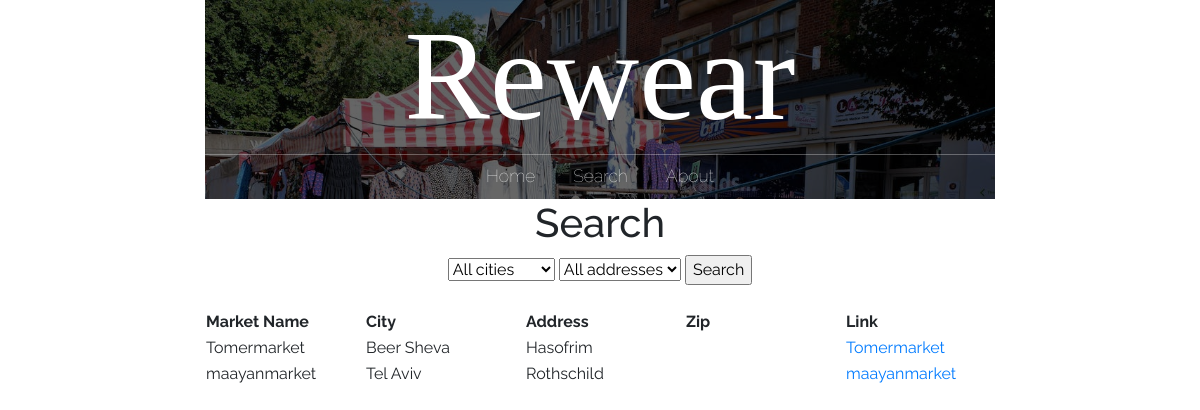
The page /search_page/ on the database its author committed.
### main/models.py (models this page shows, shortened)
class market(models.Model):
    id = models.AutoField(primary_key=True)
    name = models.CharField(max_length=200)
    city = models.CharField(max_length=200)
    address = models.CharField(max_length=200)
    facebook = models.CharField(max_length=200, default='')
    description = models.CharField(max_length=200, default='')
    google_location = models.CharField(max_length=200, default='')
    market_manager = models.CharField(max_length=200, default='')
    date = models.CharField(max_length=200, default='')
    status = models.CharField(max_length=200, default='')
    rating = models.CharField(max_length=200, default='')
    shirt = models.IntegerField(default=0)
    pants = models.IntegerField(default=0)
    shoes = models.IntegerField(default=0)
    hat = models.IntegerField(default=0)
    gloves = models.IntegerField(default=0)
    scarf = models.IntegerField(default=0)
    jacket = models.IntegerField(default=0)
    other = models.IntegerField(default=0)

### main/views.py (the view)
# urls.py: path("search_page/", views.search_page, name="search"),
def search_page(response):
    markets = market.objects.all()
    return render(response, "main/search.html", {'markets': markets, 'search': markets})

### main/templates/main/search.html (shortened to what this page needs)
{% extends 'main/base.html' %}
{% load crispy_forms_tags %}
{% block content %}
<center><h1>Search</h1>
<form method="post" action='/search/'>
	<select name="city" id="city-select" onchange="updateAddressOptions()">
		<option value="All">All cities</option>
	</select>
	<select name="address" id="address-select" onchange="updateCityOptions()">
		<option value="All">All addresses</option>
	</select>
	<input type="submit" value="Search">
</form>
<br />
		<table>
			<tr>
				<th>
					Market Name
				</th>
				<th>
					City
				</th>
				<th>
					Address
				</th>
				<th>
					Zip
				</th>
				<th>
					Link
				</th>
			{% for market in search %}
			<tr>
				<td>
					{{market.name}}
				</td>
				<td>
					{{market.city}}
				</td>
				<td>
					{{market.address}}
				</td>
				<td>
				</td>
				<td>
					<a href="/market_page/{{market.id}}/">{{market.name}}</a>
				</td>
			</tr>
			{% endfor %}
		</table>
</center>
{% endblock %}

### static/css/styles.css (style rules this page uses)
* { box-sizing: border-box; font-family: Raleway; }
html, body { margin: 0; padding: 0; }

### rows shown on the page
market: name "Tomermarket", city "Beer Sheva", address "Hasofrim"
market: name "maayanmarket", city "Tel Aviv", address "Rothschild"
